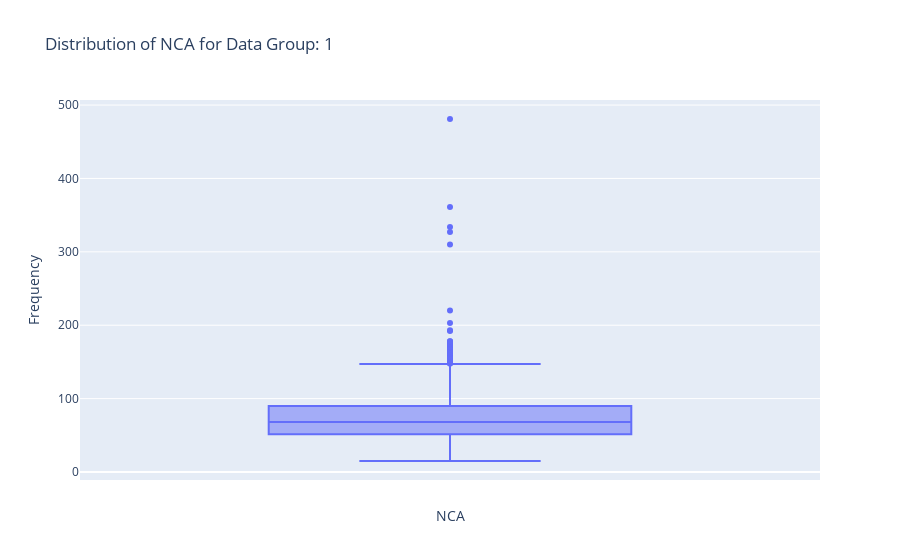
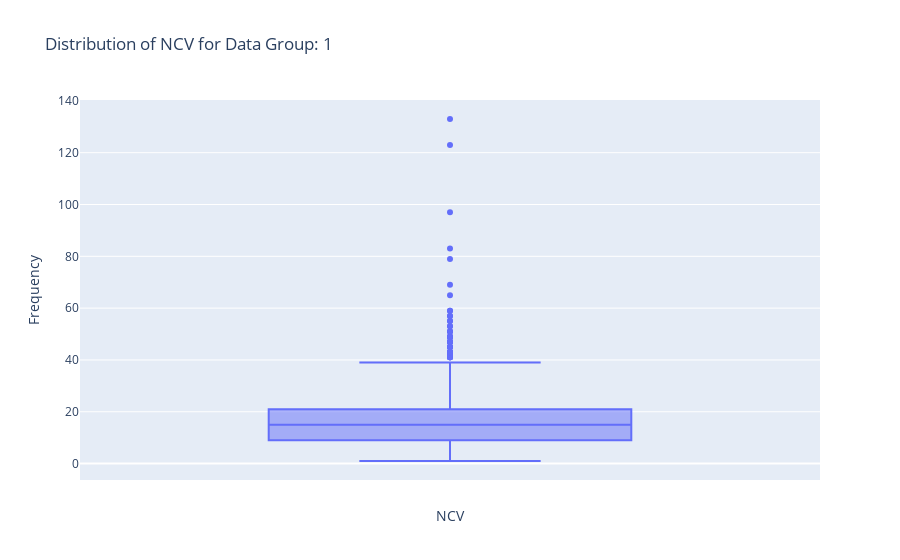
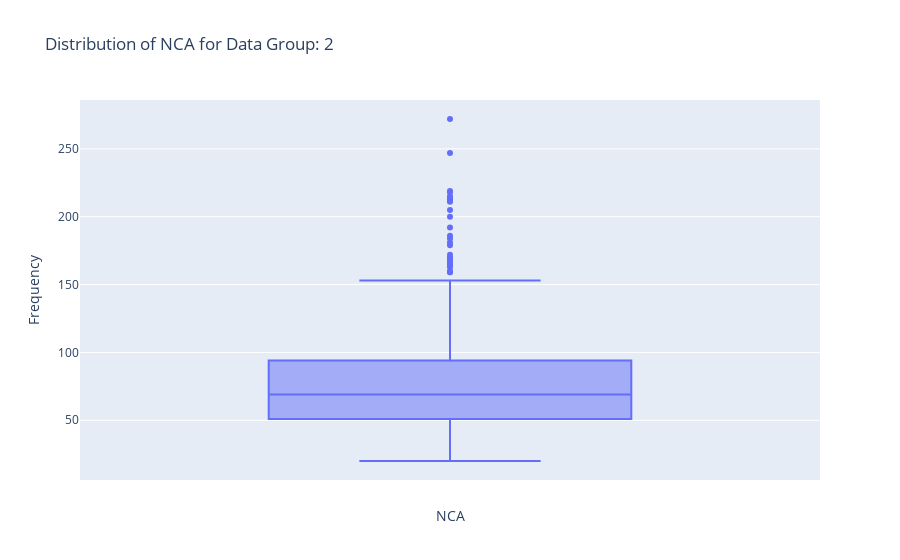
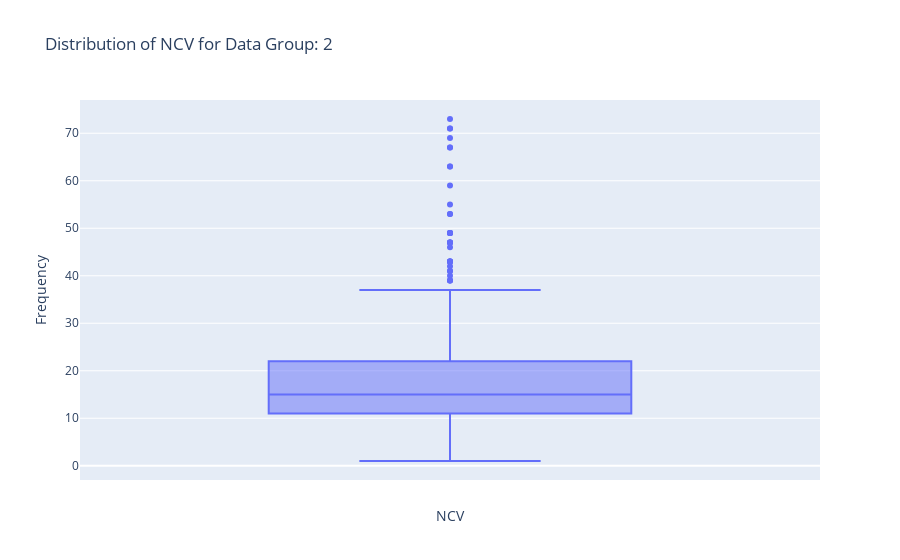

Notebook source saved alongside these figures, in order:
### Code cell
import pandas as pd
import plotly.express as px
from plotly.subplots import make_subplots

# Create the DataFrame as you've shown

# Get unique data_group and event_type combinations
data_groups = df["data_group"].unique()

for data_group in data_groups:
    subset = df[df["data_group"] == data_group]

    # Create a figure for NCA
    fig = px.box(subset, y="NCA", orientation="v", title=f"Distribution of NCA for Data Group: {data_group}")
    fig.update_xaxes(title="NCA")
    fig.update_yaxes(title="Frequency")

    # Show the figure for NCA
    fig.show()

    # Create a figure for NCV
    fig = px.box(subset, y="NCV", orientation="v", title=f"Distribution of NCV for Data Group: {data_group}")
    fig.update_xaxes(title="NCV")
    fig.update_yaxes(title="Frequency")

    # Show the figure for NCV
    fig.show()

### Figure 1 — Plotly figure (JSON) as saved in the notebook; plotly's stock layout.template omitted (floating-point values rounded to 4 significant figures; data arrays with more than 128 entries replaced by an {"elided": "..."} marker saying what was removed)
{"data": [{"alignmentgroup": "True", "hovertemplate": "NCA=%{y}<extra></extra>", "legendgroup": "", "marker": {"color": "#636efa"}, "name": "", "notched": false, "offsetgroup": "", "orientation": "v", "showlegend": false, "type": "box", "x0": " ", "xaxis": "x", "y": {"elided": "1160 int values"}, "y0": " ", "yaxis": "y"}], "layout": {"boxmode": "group", "legend": {"tracegroupgap": 0}, "title": {"text": "Distribution of NCA for Data Group: 1"}, "xaxis": {"anchor": "y", "domain": [0, 1], "title": {"text": "NCA"}}, "yaxis": {"anchor": "x", "domain": [0, 1], "title": {"text": "Frequency"}}}}

### Figure 2 — Plotly figure (JSON) as saved in the notebook; plotly's stock layout.template omitted (floating-point values rounded to 4 significant figures; data arrays with more than 128 entries replaced by an {"elided": "..."} marker saying what was removed)
{"data": [{"alignmentgroup": "True", "hovertemplate": "NCV=%{y}<extra></extra>", "legendgroup": "", "marker": {"color": "#636efa"}, "name": "", "notched": false, "offsetgroup": "", "orientation": "v", "showlegend": false, "type": "box", "x0": " ", "xaxis": "x", "y": {"elided": "1160 int values"}, "y0": " ", "yaxis": "y"}], "layout": {"boxmode": "group", "legend": {"tracegroupgap": 0}, "title": {"text": "Distribution of NCV for Data Group: 1"}, "xaxis": {"anchor": "y", "domain": [0, 1], "title": {"text": "NCV"}}, "yaxis": {"anchor": "x", "domain": [0, 1], "title": {"text": "Frequency"}}}}

### Figure 3 — Plotly figure (JSON) as saved in the notebook; plotly's stock layout.template omitted (floating-point values rounded to 4 significant figures; data arrays with more than 128 entries replaced by an {"elided": "..."} marker saying what was removed)
{"data": [{"alignmentgroup": "True", "hovertemplate": "NCA=%{y}<extra></extra>", "legendgroup": "", "marker": {"color": "#636efa"}, "name": "", "notched": false, "offsetgroup": "", "orientation": "v", "showlegend": false, "type": "box", "x0": " ", "xaxis": "x", "y": {"elided": "600 int values"}, "y0": " ", "yaxis": "y"}], "layout": {"boxmode": "group", "legend": {"tracegroupgap": 0}, "title": {"text": "Distribution of NCA for Data Group: 2"}, "xaxis": {"anchor": "y", "domain": [0, 1], "title": {"text": "NCA"}}, "yaxis": {"anchor": "x", "domain": [0, 1], "title": {"text": "Frequency"}}}}

### Figure 4 — Plotly figure (JSON) as saved in the notebook; plotly's stock layout.template omitted (floating-point values rounded to 4 significant figures; data arrays with more than 128 entries replaced by an {"elided": "..."} marker saying what was removed)
{"data": [{"alignmentgroup": "True", "hovertemplate": "NCV=%{y}<extra></extra>", "legendgroup": "", "marker": {"color": "#636efa"}, "name": "", "notched": false, "offsetgroup": "", "orientation": "v", "showlegend": false, "type": "box", "x0": " ", "xaxis": "x", "y": {"elided": "600 int values"}, "y0": " ", "yaxis": "y"}], "layout": {"boxmode": "group", "legend": {"tracegroupgap": 0}, "title": {"text": "Distribution of NCV for Data Group: 2"}, "xaxis": {"anchor": "y", "domain": [0, 1], "title": {"text": "NCV"}}, "yaxis": {"anchor": "x", "domain": [0, 1], "title": {"text": "Frequency"}}}}
